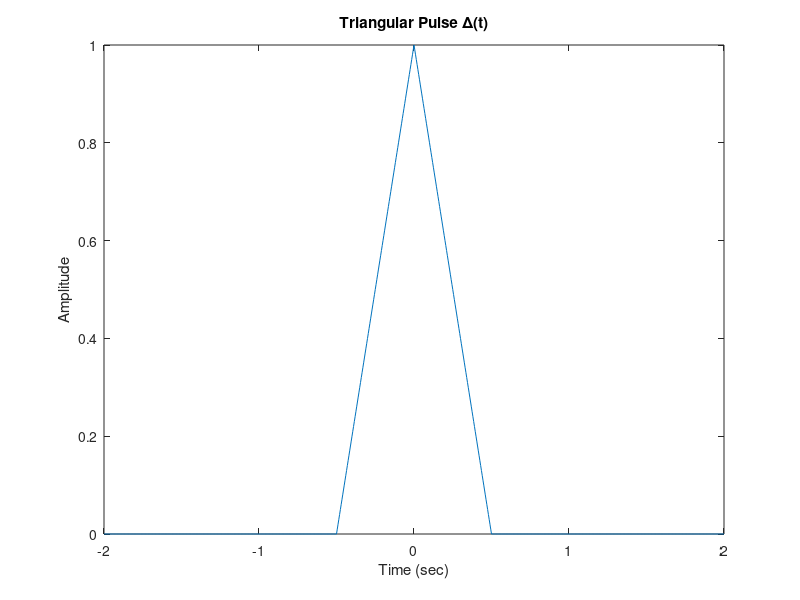
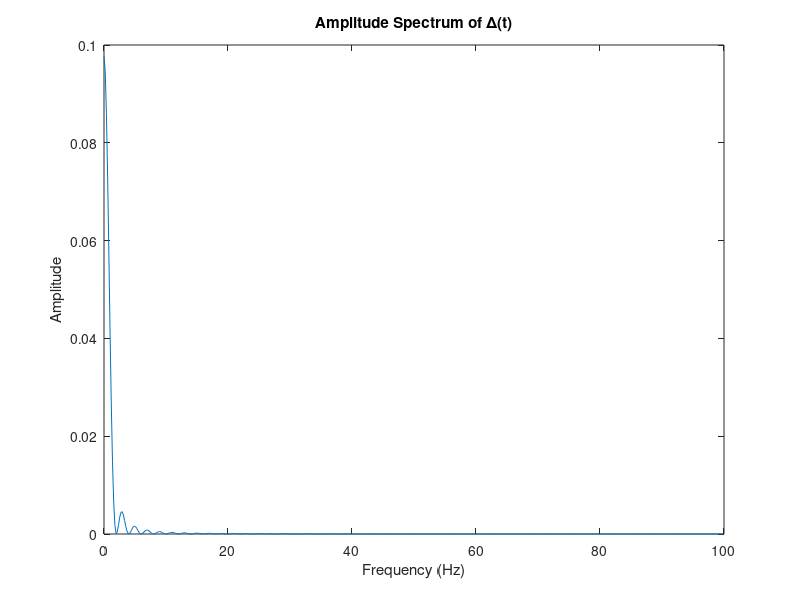
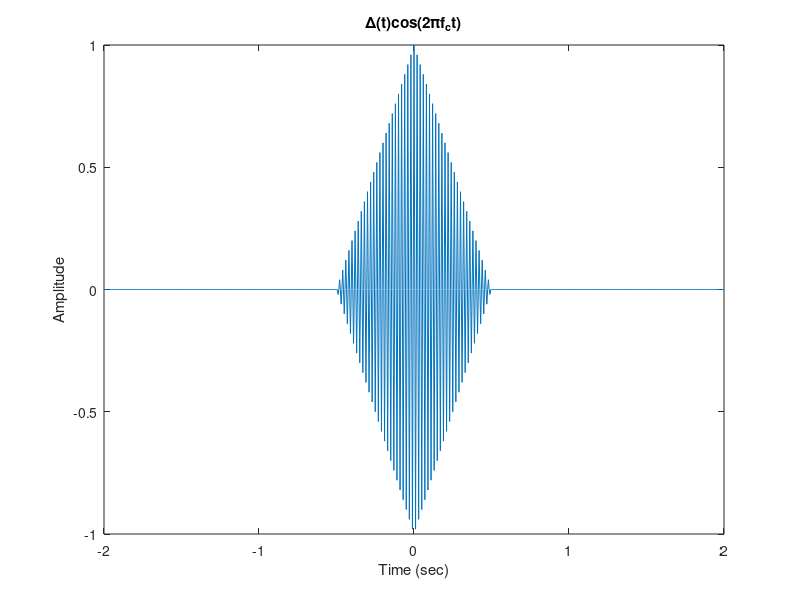
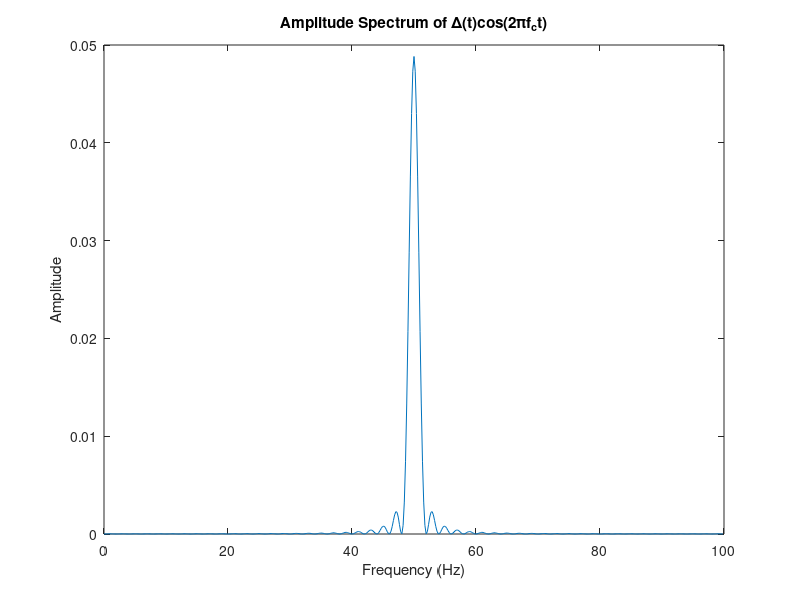

These figures' MATLAB source, in order:
% ECE478 LAB 2
% ENGINEER: CHASE LOTITO

Fs = 200;               % SAMPLE FREQ.
t = -2:1/Fs:2;          % LINEAR SPACE FOR TIME
T0 = 1;                 % WIDTH OF TRI PULSE
x = tripuls(t, T0);     % GENERATE TRI PULSE
xprime = tripuls(t/2, T0);

% PLOT THE TRIANGULAR PULSE
figure(1);
plot(t, x);
title('Triangular Pulse \Delta(t)');
xlabel('Time (sec)');
ylabel('Amplitude');

nfft = 1024;            % FFT LENGTH
X = fft(x, nfft);       % PERFORM FFT on x(t)
X = X(1:nfft/2);        % TAKE POSITIVE SPECTRUM`
mx = abs(X/nfft);       % AMPLITUDE SPECTRUM
f = (0:nfft/2-1)*Fs/nfft; % FREQ. VECTOR

% PLOT AMPLITUDE SPECTRUM
figure(2);
plot(f, mx);
title('Amplitude Spectrum of \Delta(t)');
xlabel('Frequency (Hz)');
ylabel('Amplitude');

% MODULATE VIA FREQ TRANSLATION
fc = 50;
y = x .* cos(2 * pi * fc * t);
yprime = xprime .* cos(2 * pi * fc * t);

% PLOT MODULATED TIME DOMAIN SIGNAL
figure(3);
plot(t,y);
title('\Delta(t)cos(2\pif_ct)');
xlabel('Time (sec)');
ylabel('Amplitude');

nfft = 1024;            % FFT LENGTH
Y = fft(y, nfft);       % PERFORM FFT on x(t)
Y = Y(1:nfft/2);        % TAKE POSITIVE SPECTRUM`
my = abs(Y/nfft);       % AMPLITUDE SPECTRUM
f = (0:nfft/2-1)*Fs/nfft; % FREQ. VECTOR

% PLOT MODULATED AMPLITUDE SPECTRUM
figure(4);
plot(f, my);
title('Amplitude Spectrum of \Delta(t)cos(2\pif_ct)');
xlabel('Frequency (Hz)');
ylabel('Amplitude');


% FOR THE /\(T/2) SIGNAL 

% PLOT MODULATED TIME DOMAIN SIGNAL
figure(5);
plot(t,yprime);
title('\Delta(t/2)cos(2\pif_ct)');
xlabel('Time (sec)');
ylabel('Amplitude');

nfft = 1024;            % FFT LENGTH
Yprime = fft(yprime, nfft);       % PERFORM FFT on x(t)
Yprime = Yprime(1:nfft/2);        % TAKE POSITIVE SPECTRUM`
myprime = abs(Yprime/nfft);       % AMPLITUDE SPECTRUM
f = (0:nfft/2-1)*Fs/nfft; % FREQ. VECTOR

% PLOT MODULATED AMPLITUDE SPECTRUM
figure(6);
plot(f, myprime);
title('Amplitude Spectrum of \Delta(t/2)cos(2\pif_ct)');
xlabel('Frequency (Hz)');
ylabel('Amplitude');